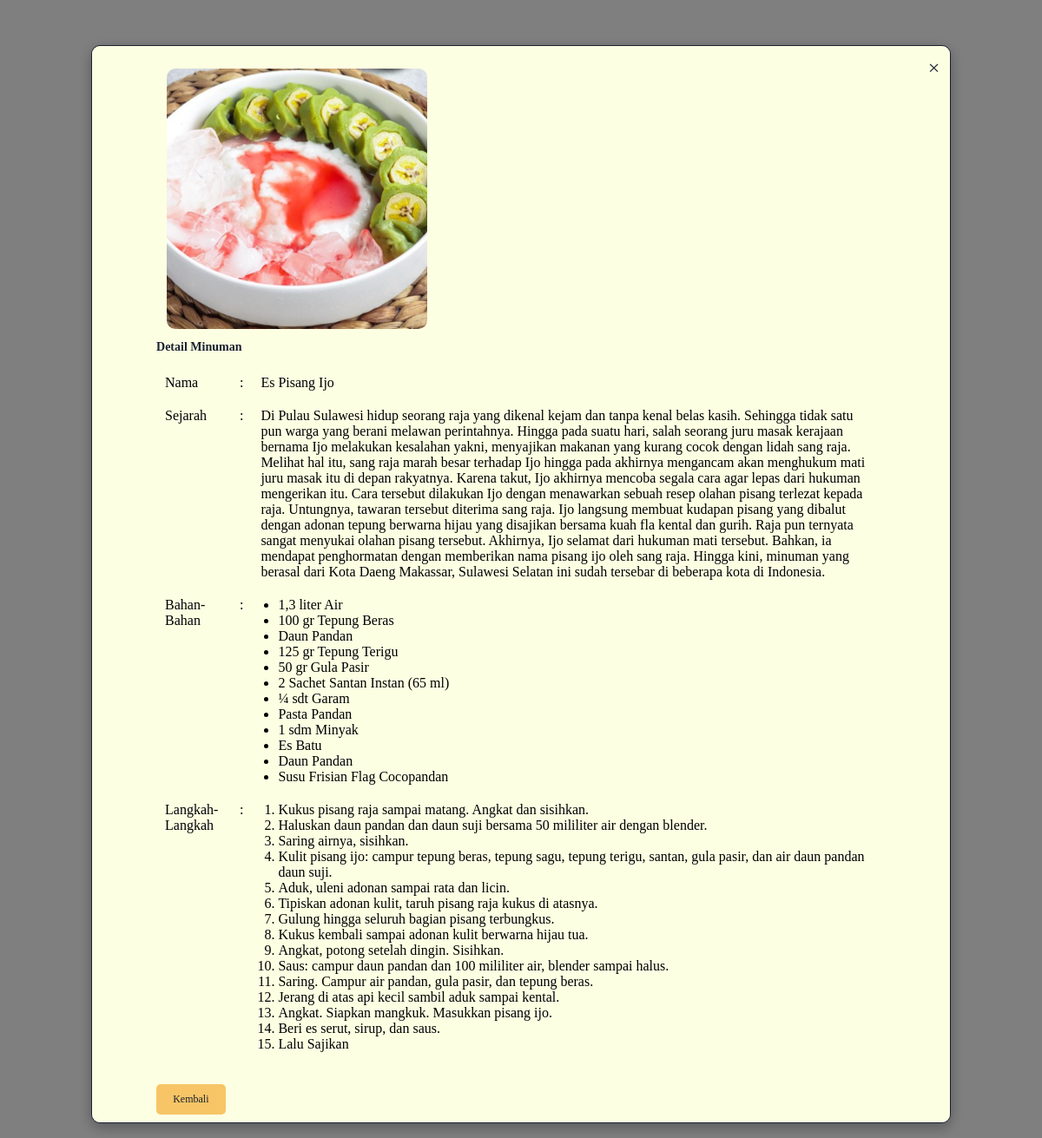
The app's page /moon/minuman2.php?id_minuman=1 with its own data.
### tables this page shows
CREATE TABLE `tb_minuman` (
  `id_minuman` int(11) NOT NULL,
  `nama_minuman` text NOT NULL,
  `sejarah_minuman` text NOT NULL,
  `bahan_bahan` text NOT NULL,
  `langkah_langkah` text NOT NULL,
  `foto_minuman` text NOT NULL
);

### moon/minuman2.php (the view, shortened to what this page needs)
<?php
include "../config/koneksi.php";
$minuman_info = array('nama_minuman' => '', 'sejarah_minuman' => '', 'bahan_bahan' => '', 'langkah_langkah' => '', 'foto_minuman' => '');
if (isset($_GET['id_minuman'])) {
    $minuman_id = $_GET['id_minuman'];
    $minuman_ambil = mysqli_query($koneksi, "SELECT * FROM tb_minuman WHERE id_minuman='$minuman_id'")
        or die(mysqli_error($koneksi));
    $minuman_info = mysqli_fetch_array($minuman_ambil);
}
?>
<div class="modal" id="minuman-modal">
    <div class="modal-container">
        <span class="close-icon" onclick="closeModal()">&times;</span>
        <div class="modal-content">
            <?php if (!empty($minuman_info['foto_minuman'])): ?>
                <img src="<?php echo $minuman_info['foto_minuman']; ?>" alt="Foto minuman">
            <?php else: ?>
                <p>Tidak ada foto minuman tersedia</p>
            <?php endif; ?>
            <div>
                <h3>Detail Minuman</h3>
                <table>
                    <tr>
                        <td>Nama</td>
                        <td>:</td>
                        <td><?php echo $minuman_info['nama_minuman']; ?></td>
                    </tr>
                    <tr>
                        <td>Sejarah</td>
                        <td>:</td>
                        <td><?php echo $minuman_info['sejarah_minuman']; ?></td>
                    </tr>
                    <tr>
                        <td>Bahan-Bahan</td>
                        <td>:</td>
                        <td>
                            <ul>
                                <?php
                                $bahan_bahan = explode("\n", $minuman_info['bahan_bahan']);
                                foreach ($bahan_bahan as $bahan) {
                                    echo "<li>$bahan</li>";
                                }
                                ?>
                            </ul>
                        </td>
                    </tr>
                    <tr>
                        <td>Langkah-Langkah</td>
                        <td>:</td>
                        <td>
                            <ol>
                                <?php
                                $langkah_langkah = explode("\n", $minuman_info['langkah_langkah']);
                                foreach ($langkah_langkah as $langkah) {
                                    echo "<li>$langkah</li>";
                                }
                                ?>
                            </ol>
                        </td>
                    </tr>
                </table>
                <br>
                <a href="minuman1.php" class='button-6' role='button'>Kembali</a>
            </div>
        </div>
    </div>
</div>
<link rel="stylesheet" href="./css/modal.css">

### moon/css/modal.css (style rules this page uses)
.modal { display: flex; justify-content: center; align-items: center; position: fixed; z-index: 9999; left: 0; top: 0; width: 100%; height: 100%; overflow: auto; background-color: rgba(0, 0, 0, 0.5); }
.modal-container { flex: 1 1 35rem; position: relative; background-color: var(--bg); color: var(--primary); margin: 1rem auto; padding: 1.2rem; border: 1px solid var(--primary); width: 100%; max-width: 80rem; animation: animateModal 0.5s ease-out; border-radius: 10px; box-shadow: 0 5px 15px rgba(0, 0, 0, 0.3); max-height: 90%; overflow-y: auto; text-align: left; }
.modal-container .close-icon { position: absolute; top: 1rem; right: 1rem; color: var(--primary); font-size: 24px; cursor: pointer; }
.modal-content { display: flex; flex-wrap: wrap; width: 100%; max-width: 70rem; margin: 0 auto; padding: 0; text-align: left; }
.modal-content img { max-height: 30rem; max-width: 30rem; margin: 1rem; border-radius: 10px; object-fit: cover; }
.modal-content h3 { margin-top: 0; color: var(--primary); }
.modal-content table { width: 100%; margin-top: 1rem; border-collapse: collapse; }
.modal-content table td { padding: 10px; vertical-align: top; }
.modal-content ul, .modal-content ol { margin: 0; padding-left: 20px; }
.modal-content a { display: inline-block; background-color: var(--other); color: var(--primary); margin-top: 1rem; padding: 0.8rem 1.6rem; text-decoration: none; border-radius: 5px; transition: background-color 0.3s ease; }

### records on screen
tb_minuman: foto_minuman (picture), nama_minuman "Es Pisang Ijo", sejarah_minuman "Di Pulau Sulawesi hidup seorang raja yang dikenal kejam dan tanpa kenal belas kasih. Sehingga tidak satu pun warga yang berani melawan perintahnya. Hingga pada suatu hari, salah seorang juru masak kerajaan bernama Ijo melakukan kesalahan yakni, menyajikan makanan yang kurang cocok dengan lidah sang raja. Melihat hal itu, sang raja marah besar terhadap Ijo hingga pada akhirnya mengancam akan menghukum mati juru masak itu di depan rakyatnya. Karena takut, Ijo akhirnya mencoba segala cara agar lepas dari hukuman mengerikan itu. Cara tersebut dilakukan Ijo dengan menawarkan sebuah resep olahan pisang terlezat kepada raja. Untungnya, tawaran tersebut diterima sang raja. Ijo langsung membuat…", bahan_bahan "1,3 liter Air", bahan_bahan "100 gr Tepung Beras", bahan_bahan "Daun Pandan", bahan_bahan "125 gr Tepung Terigu", bahan_bahan "50 gr Gula Pasir", bahan_bahan "2 Sachet Santan Instan (65 ml)", bahan_bahan "¼ sdt Garam", bahan_bahan "Pasta Pandan", bahan_bahan "1 sdm Minyak", bahan_bahan "Es Batu", bahan_bahan "Susu Frisian Flag Cocopandan", langkah_langkah "Kukus pisang raja sampai matang. Angkat dan sisihkan.", langkah_langkah "Haluskan daun pandan dan daun suji bersama 50 mililiter air dengan blender.", langkah_langkah "Saring airnya, sisihkan.", langkah_langkah "Kulit pisang ijo: campur tepung beras, tepung sagu, tepung terigu, santan, gula pasir, dan air daun pandan daun suji.", langkah_langkah "Aduk, uleni adonan sampai rata dan licin.", langkah_langkah "Tipiskan adonan kulit, taruh pisang raja kukus di atasnya.", langkah_langkah "Gulung hingga seluruh bagian pisang terbungkus.", langkah_langkah "Kukus kembali sampai adonan kulit berwarna hijau tua.", langkah_langkah "Angkat, potong setelah dingin. Sisihkan.", langkah_langkah "Saus: campur daun pandan dan 100 mililiter air, blender sampai halus.", langkah_langkah "Saring. Campur air pandan, gula pasir, dan tepung beras.", langkah_langkah "Jerang di atas api kecil sambil aduk sampai kental.", langkah_langkah "Angkat. Siapkan mangkuk. Masukkan pisang ijo.", langkah_langkah "Beri es serut, sirup, dan saus.", langkah_langkah "Lalu Sajikan"
